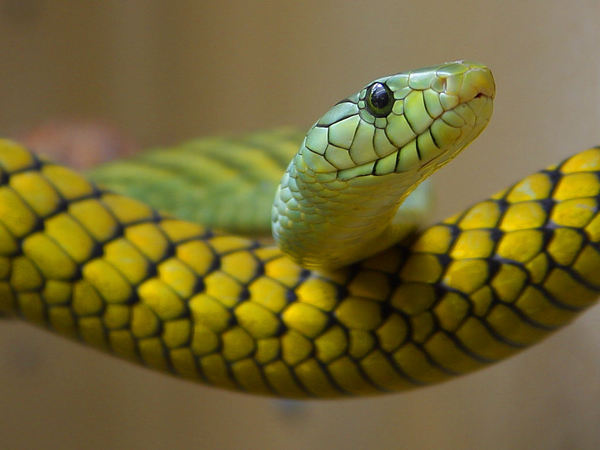
#> input picture images/snake.png, 600 x 450 px
$ python plot_clustering_concept_figures.py
#> lines starting #> are read from the running program, lines starting #| are printed output that depends on the picture
#!/usr/bin/env python3
# SPDX-License-Identifier: MIT
"""Generate the palette clustering concept figures.

Use Matplotlib 3.10, NumPy and Pillow.  Run without arguments to regenerate
the figures under docs/concepts/clustering/figures, or with --check to verify
that the committed files are current.  The algorithms are implemented here in
their textbook form to illustrate the ideas; they are not libsixel's
implementations, so the figures do not measure libsixel.
"""

from __future__ import annotations

import argparse
import io
import json
from pathlib import Path

import matplotlib

matplotlib.use('Agg')
import matplotlib.pyplot as plt  # noqa: E402
import numpy as np  # noqa: E402
from PIL import Image  # noqa: E402

ROOT = Path(__file__).resolve().parents[1]
OUT = ROOT / 'docs/concepts/clustering/figures'
INK = '#183247'
MUTED = '#4c6070'
GRID = '#d9e1e7'
ACCENT = '#c0392b'
RC = {'svg.fonttype': 'none', 'svg.hashsalt': 'libsixel-clustering-concepts',
      'font.family': 'sans-serif', 'font.sans-serif': ['DejaVu Sans', 'Arial'],
      'font.size': 12, 'axes.edgecolor': MUTED, 'axes.labelcolor': INK,
      'xtick.color': MUTED, 'ytick.color': MUTED, 'axes.titlesize': 12,
      'axes.titlecolor': INK}
SEED = 20261006
CLUSTER_COLORS = ['#4e79a7', '#f28e2b', '#59a14f', '#e15759', '#76b7b2',
                  '#edc948', '#b07aa1', '#9c755f']


def mpl_svg(fig):
    buffer = io.StringIO()
    fig.savefig(buffer, format='svg', metadata={'Date': None, 'Creator': None},
                bbox_inches='tight', pad_inches=0.15, facecolor='white')
    plt.close(fig)
    return buffer.getvalue()


def bare(ax):
    ax.set_xticks([])
    ax.set_yticks([])
    for spine in ax.spines.values():
        spine.set_color(GRID)


# --------------------------------------------------------------------------
# Color conversion (sRGB, D65) for the image figures


def srgb_to_linear(encoded):
    return np.where(encoded <= 0.04045, encoded / 12.92,
                    ((encoded + 0.055) / 1.055) ** 2.4)


def srgb_to_lab(rgb):
    linear = srgb_to_linear(rgb)
    matrix = np.array([[0.4124, 0.3576, 0.1805],
                       [0.2126, 0.7152, 0.0722],
                       [0.0193, 0.1192, 0.9505]])
    xyz = linear @ matrix.T / np.array([0.95047, 1.0, 1.08883])
    f = np.where(xyz > 0.008856, np.cbrt(xyz), 7.787 * xyz + 16 / 116)
    return np.stack([116 * f[..., 1] - 16, 500 * (f[..., 0] - f[..., 1]),
                     200 * (f[..., 1] - f[..., 2])], axis=-1)


def snake_pixels(width=240, height=180):
    image = Image.open(ROOT / 'images/snake.png').convert('RGB')
    image = image.resize((width, height), Image.Resampling.LANCZOS)
    return np.asarray(image, dtype=float) / 255.0


# --------------------------------------------------------------------------
# Textbook clustering algorithms


def assign(points, centers):
    distance = ((points[:, None, :] - centers[None, :, :]) ** 2).sum(axis=2)
    return distance.argmin(axis=1)


def median_cut(points, count):
    """Split the box with the longest side at the median of that side."""
    boxes = [points]
    history = [list(boxes)]
    while len(boxes) < count:
        extents = [(box.max(axis=0) - box.min(axis=0)).max() if len(box) > 1 else -1
                   for box in boxes]
        index = int(np.argmax(extents))
        box = boxes.pop(index)
        axis = int(np.argmax(box.max(axis=0) - box.min(axis=0)))
        order = np.argsort(box[:, axis], kind='stable')
        half = len(box) // 2
        boxes[index:index] = [box[order[:half]], box[order[half:]]]
        history.append(list(boxes))
    return boxes, history


def kmeans(points, centers, iterations):
    trail = [centers.copy()]
    for _ in range(iterations):
        labels = assign(points, centers)
        updated = centers.copy()
        for k in range(len(centers)):
            members = points[labels == k]
            if len(members):
                updated[k] = members.mean(axis=0)
        centers = updated
        trail.append(centers.copy())
    return centers, trail


def farthest_first(points, count):
    """Gonzalez's farthest-point traversal for the k-center objective."""
    centers = [points[0]]
    distance = ((points - points[0]) ** 2).sum(axis=1)
    for _ in range(count - 1):
        index = int(np.argmax(distance))
        centers.append(points[index])
        distance = np.minimum(distance, ((points - points[index]) ** 2).sum(axis=1))
    return np.array(centers)


def blobs(rng, specs):
    parts = [rng.normal(center, spread, size=(count, 2))
             for center, spread, count in specs]
    return np.concatenate(parts)


# --------------------------------------------------------------------------
# Figures


def color_cloud():
    rgb = snake_pixels().reshape(-1, 3)
    rng = np.random.default_rng(SEED)
    sample = rgb[rng.choice(len(rgb), 6000, replace=False)]
    lab = srgb_to_lab(sample)
    with plt.rc_context(RC):
        fig, axes = plt.subplots(1, 2, figsize=(7.2, 3.6), gridspec_kw={'wspace': 0.3})
        axes[0].scatter(lab[:, 1], lab[:, 2], c=sample, s=5, linewidths=0)
        axes[0].set_xlabel('a*  (green ← → red)')
        axes[0].set_ylabel('b*  (blue ← → yellow)')
        axes[0].set_title('Seen from above: hue and chroma')
        axes[1].scatter(lab[:, 2], lab[:, 0], c=sample, s=5, linewidths=0)
        axes[1].set_xlabel('b*  (blue ← → yellow)')
        axes[1].set_ylabel('L*  (dark ← → light)')
        axes[1].set_title('Seen from the side: lightness')
        for ax in axes:
            ax.grid(color=GRID, lw=0.8)
            ax.set_axisbelow(True)
        fig.suptitle('Every pixel of the photograph is a point in color space',
                     fontsize=13, fontweight='bold', color=INK, y=1.02)
        return mpl_svg(fig)


def voronoi():
    rng = np.random.default_rng(SEED)
    points = blobs(rng, [((-2.2, 1.6), 0.45, 220), ((1.8, 2.0), 0.6, 160),
                         ((0.2, -0.2), 0.35, 260), ((-1.6, -2.0), 0.5, 120),
                         ((2.4, -1.6), 0.4, 140)])
    centers, _ = kmeans(points, points[rng.choice(len(points), 5, replace=False)], 25)
    labels = assign(points, centers)
    grid_x, grid_y = np.meshgrid(np.linspace(-4, 4, 400), np.linspace(-4, 4, 400))
    region = assign(np.stack([grid_x.ravel(), grid_y.ravel()], axis=1),
                    centers).reshape(grid_x.shape)
    with plt.rc_context(RC):
        fig, ax = plt.subplots(figsize=(5.4, 4.6))
        light = [matplotlib.colors.to_rgba(c, 0.18) for c in CLUSTER_COLORS[:5]]
        ax.imshow(np.array(light)[region], extent=(-4, 4, -4, 4), origin='lower',
                  interpolation='nearest')
        ax.contour(grid_x, grid_y, region, levels=np.arange(0.5, 4.5), colors=MUTED,
                   linewidths=1.2)
        ax.scatter(points[:, 0], points[:, 1], s=6,
                   c=[CLUSTER_COLORS[k] for k in labels], linewidths=0)
        ax.scatter(centers[:, 0], centers[:, 1], s=150, c='white', edgecolors=INK,
                   linewidths=2.2, marker='o', zorder=3)
        ax.scatter(centers[:, 0], centers[:, 1], s=30, c=INK, zorder=4)
        ax.set_xlim(-4, 4)
        ax.set_ylim(-4, 4)
        bare(ax)
        ax.set_title('A palette divides color space into regions', fontsize=13,
                     fontweight='bold')
        ax.text(0.0, -0.06, 'Rings: palette colors. Shaded areas: all colors that map to '
                'each palette color (Voronoi regions).', transform=ax.transAxes,
                fontsize=10, color=MUTED, va='top', wrap=True)
        return mpl_svg(fig)


def draw_boxes(ax, boxes, colors=True):
    for index, box in enumerate(boxes):
        lo, hi = box.min(axis=0), box.max(axis=0)
        color = CLUSTER_COLORS[index % len(CLUSTER_COLORS)]
        ax.scatter(box[:, 0], box[:, 1], s=4, c=color if colors else MUTED, linewidths=0)
        ax.add_patch(matplotlib.patches.Rectangle(lo, *(hi - lo), fill=False,
                                                  edgecolor=INK, lw=1.4))
        mean = box.mean(axis=0)
        ax.scatter([mean[0]], [mean[1]], s=60, c='white', edgecolors=INK,
                   linewidths=1.8, zorder=3)


def median_cut_figure():
    rng = np.random.default_rng(SEED + 1)
    points = blobs(rng, [((-2.0, 1.4), 0.6, 300), ((1.6, 1.8), 0.5, 160),
                         ((0.4, -1.2), 0.8, 300), ((2.6, -2.2), 0.35, 80)])
    _, history = median_cut(points, 8)
    with plt.rc_context(RC):
        fig, axes = plt.subplots(1, 4, figsize=(7.4, 2.3), gridspec_kw={'wspace': 0.06})
        for ax, count in zip(axes, (1, 2, 4, 8)):
            draw_boxes(ax, history[count - 1])
            ax.set_xlim(-4.2, 4.2)
            ax.set_ylim(-4.2, 4.2)
            ax.set_aspect('equal')
            bare(ax)
            ax.set_title(f'{count} box{"es" if count > 1 else ""}')
        return mpl_svg(fig)


def kmeans_figure():
    rng = np.random.default_rng(SEED + 2)
    points = blobs(rng, [((-2.0, 1.8), 0.5, 200), ((2.0, 1.6), 0.5, 200),
                         ((0.0, -1.8), 0.6, 240), ((2.6, -2.4), 0.35, 80)])
    start = np.array([[-0.5, 0.5], [0.0, 0.2], [0.4, 0.6], [-0.2, -0.3]])
    _, trail = kmeans(points, start.copy(), 12)
    with plt.rc_context(RC):
        fig, axes = plt.subplots(1, 4, figsize=(7.4, 2.3), gridspec_kw={'wspace': 0.06})
        for ax, (step, title) in zip(axes, ((0, 'Start'), (1, 'After 1 step'),
                                            (3, 'After 3 steps'), (12, 'Converged'))):
            centers = trail[step]
            labels = assign(points, centers)
            ax.scatter(points[:, 0], points[:, 1], s=4,
                       c=[CLUSTER_COLORS[k] for k in labels], linewidths=0)
            path = np.array(trail[:step + 1])
            for k in range(len(centers)):
                ax.plot(path[:, k, 0], path[:, k, 1], color=INK, lw=1, alpha=0.6)
            ax.scatter(centers[:, 0], centers[:, 1], s=70, c='white', edgecolors=INK,
                       linewidths=2, zorder=3)
            ax.set_xlim(-4, 4)
            ax.set_ylim(-4, 4)
            ax.set_aspect('equal')
            bare(ax)
            ax.set_title(title)
        return mpl_svg(fig)


def mean_vs_max():
    rng = np.random.default_rng(SEED + 3)
    big = blobs(rng, [((-1.0, -0.4), 1.0, 900)])
    # Keep the common colors in a compact cloud so that the comparison is
    # about the small vivid group, not about stray outliers.
    big = big[np.hypot(big[:, 0] + 1.0, big[:, 1] + 0.4) < 2.6]
    # Splitting the large cloud lowers the summed squared error more than
    # covering these few points does, so k-means leaves them uncovered.
    small = blobs(rng, [((3.4, 2.8), 0.15, 8)])
    points = np.concatenate([big, small])
    start = points[rng.choice(len(big), 3, replace=False)]
    mean_centers, _ = kmeans(points, start, 30)
    max_centers = farthest_first(points, 3)
    with plt.rc_context(RC):
        fig, axes = plt.subplots(1, 2, figsize=(7.2, 3.3), gridspec_kw={'wspace': 0.08})
        for ax, centers, title in ((axes[0], mean_centers, 'Minimize average error (k-means)'),
                                   (axes[1], max_centers, 'Minimize worst error (k-center)')):
            ax.scatter(big[:, 0], big[:, 1], s=5, c='#8a9aa6', linewidths=0)
            ax.scatter(small[:, 0], small[:, 1], s=16, c=ACCENT, linewidths=0)
            ax.scatter(centers[:, 0], centers[:, 1], s=120, c='white', edgecolors=INK,
                       linewidths=2.2, zorder=3)
            worst = np.sqrt(((points[:, None] - centers[None]) ** 2).sum(axis=2).min(axis=1)).max()
            ax.set_title(f'{title}\nworst distance {worst:.1f}', fontsize=11.5)
            ax.set_xlim(-4.5, 4.5)
            ax.set_ylim(-3.5, 4)
            ax.set_aspect('equal')
            bare(ax)
        axes[0].annotate('a small but vivid\ngroup of colors', xy=(3.4, 2.8),
                         xytext=(0.4, 3.2), fontsize=10, color=ACCENT,
                         arrowprops={'arrowstyle': '->', 'color': ACCENT})
        return mpl_svg(fig)


def palette_results():
    rgb = snake_pixels()
#> in snake_pixels, image is the input picture: PIL image 600x450 RGB; mean R, G, B 116.3, 104.2, 50.8
    pixels = rgb.reshape(-1, 3)
    lab = srgb_to_lab(pixels)
    corners = np.array([[r, g, b] for r in (0.0, 1.0) for g in (0.0, 1.0) for b in (0.0, 1.0)])
    boxes, _ = median_cut(pixels, 8)
#> the loop in median_cut, `while len(boxes) < count:` made 7 passes
#> (extents, index, axis, half) on passes 1 to 7: ([0.969], 0, 2, 21600), ([0.961, 0.82], 0, 0, 10800), ([0.467, 0.584, 0.82], 2, 1, 10800), ([0.467, 0.584, 0.482, 0.753], 3, 2, 5400), ([0.467, 0.584, 0.482, 0.545, 0.588], 4, 2, 2700), ([0.467, 0.584, 0.482, 0.545, 0.412, 0.537], 1, 0, 5400), ([0.467, 0.29, 0.482, 0.482, 0.545, 0.412, 0.537], 4, 0, 2700)
#> after the loop in median_cut, `while len(boxes) < count:`: boxes = 8 items
    cut = np.array([box.mean(axis=0) for box in boxes])
    rng = np.random.default_rng(SEED)
    sample = pixels[rng.choice(len(pixels), 8000, replace=False)]
    means, _ = kmeans(sample, cut.copy(), 20)
    results = {}
    with plt.rc_context(RC):
        fig = plt.figure(figsize=(7.4, 2.6))
        grid = fig.add_gridspec(2, 3, height_ratios=[5, 0.55], hspace=0.04, wspace=0.05)
        for column, (name, palette) in enumerate((('Fixed RGB corners', corners),
                                                  ('Median cut', cut),
                                                  ('k-means', means))):
            labels = assign(pixels, palette)
            mapped = palette[labels]
            error = np.sqrt(((srgb_to_lab(mapped) - lab) ** 2).sum(axis=1)).mean()
            results[name] = round(float(error), 2)
            ax = fig.add_subplot(grid[0, column])
            ax.imshow(mapped.reshape(rgb.shape), interpolation='none')
            ax.set_title(f'{name}\nmean ΔE*ab {error:.1f}', fontsize=11.5)
            bare(ax)
            swatch = fig.add_subplot(grid[1, column])
            order = np.argsort(srgb_to_lab(palette)[:, 0])
            swatch.imshow(palette[order][None, :, :], interpolation='none', aspect='auto')
            bare(swatch)
        fig.suptitle('Eight colors chosen three ways (no dithering)', fontsize=13,
                     fontweight='bold', color=INK, y=1.04)
        return mpl_svg(fig), results


def main():
    parser = argparse.ArgumentParser(description=__doc__)
    parser.add_argument('--check', action='store_true')
    args = parser.parse_args()
    results_svg, errors = palette_results()
#> in palette_results, `cut = np.array([box.mean(axis=0) for box in boxes])`: cut = [[0.271, 0.229, 0.0559], [0.43, 0.372, 0.131], [0.665, 0.583, 0.0519], [0.455, 0.385, 0.266], [0.488, 0.511, 0.287], [0.568, 0.537, 0.334], [0.56, 0.52, 0.401], [0.59, 0.604, 0.516]]
#> after the loop in kmeans, `for _ in range(iterations):`: trail = 21 items
#> in palette_results, `means, _ = kmeans(sample, cut.copy(), 20)`: means = [[0.216, 0.178, 0.0316], [0.424, 0.369, 0.0349], [0.702, 0.614, 0.0466], [0.411, 0.348, 0.213], [0.486, 0.42, 0.29], [0.518, 0.56, 0.256], [0.564, 0.527, 0.417], [0.622, 0.754, 0.631]]
#> the loop in palette_results, `for column, (name, palette) in enumerate((('Fixed RGB corners', corner..` made 3 passes
#> (name, error, order) on passes 1 to 3: ('Fixed RGB corners', 55.86, [0, 1, 4, 5, 2, 3, 6, 7]), ('Median cut', 9.69, [0, 1, 3, 4, 6, 5, 2, 7]), ('k-means', 7.59, [0, 3, 1, 4, 6, 5, 2, 7])
#> after the loop in palette_results, `for column, (name, palette) in enumerate((('Fixed RGB corners', corner..`: results = {'Fixed RGB corners': 55.86, 'Median cut': 9.69, 'k-means': 7.59}
#> in mpl_svg, `fig.savefig(buffer, format='svg', metadata={'Date': None, 'Creator': N..`:
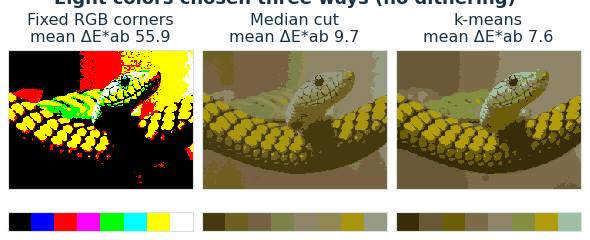
#> figure drawn by matplotlib, 6 panels
#> errors has the same summary as results in palette_results
    assets = {
        'color-cloud.svg': color_cloud(),
        'voronoi.svg': voronoi(),
        'median-cut.svg': median_cut_figure(),
        'kmeans.svg': kmeans_figure(),
        'mean-vs-max.svg': mean_vs_max(),
        'palette-results.svg': results_svg,
    }
#> in voronoi, `region = assign(np.stack([grid_x.ravel(), grid_y.ravel()], axis=1), ce..`:
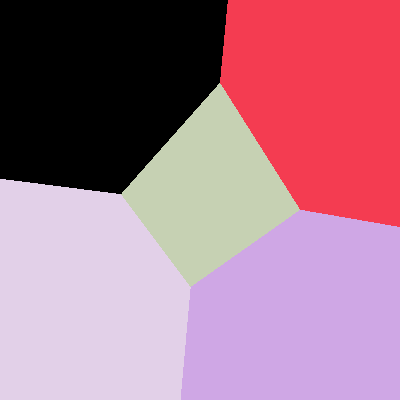
#> region: shape (400, 400) int64; 5 distinct labels, from 0 to 4; one colour per label, 0 black
#> in voronoi, `ax.contour(grid_x, grid_y, region, levels=np.arange(0.5, 4.5), colors=..`:
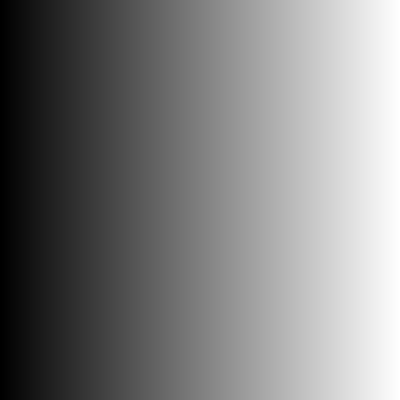
#> grid_x: shape (400, 400) float64; min -4, max 4, mean -1.58e-16; drawn with min black and max white
#> in mpl_svg (call 3), `fig.savefig(buffer, format='svg', metadata={'Date': None, 'Creator': N..`:
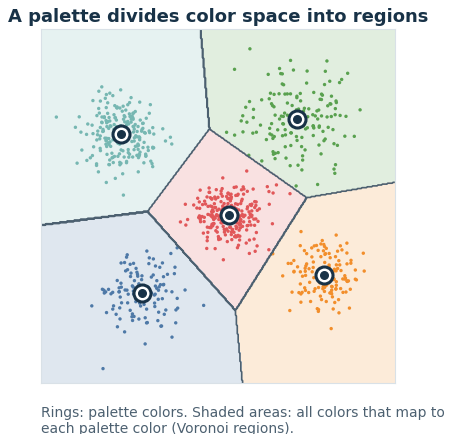
#> figure drawn by matplotlib, 1 panel
#> the loop in median_cut (call 2), `while len(boxes) < count:` made 7 passes
#> (extents, index, axis, half) on passes 1 to 7: ([7.39], 0, 0, 420), ([6.23, 6.01], 0, 1, 210), ([4.13, 3.02, 6.01], 2, 1, 210), ([4.13, 3.02, 3.07, 3.53], 0, 1, 105), ([2.78, 3.81, 3.02, 3.07, 3.53], 1, 0, 52), ([2.78, 1.85, 1.95, 3.02, 3.07, 3.53], 5, 0, 105), ([2.78, 1.85, 1.95, 3.02, 3.07, 3.47, 3.49], 6, 1, 52)
#> in median_cut_figure, `_, history = median_cut(points, 8)`: history = 8 items
#> in mpl_svg (call 4), `fig.savefig(buffer, format='svg', metadata={'Date': None, 'Creator': N..`:
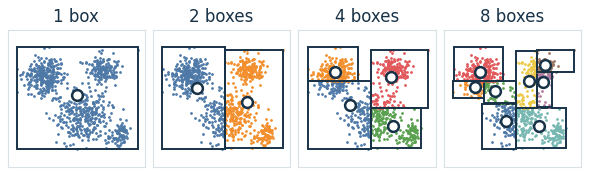
#> figure drawn by matplotlib, 4 panels
#> in mpl_svg (call 5), `fig.savefig(buffer, format='svg', metadata={'Date': None, 'Creator': N..`:
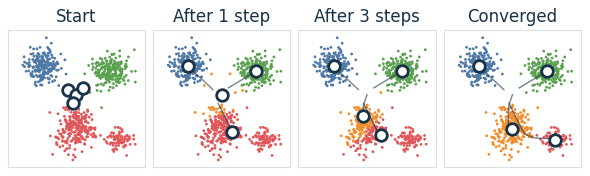
#> figure drawn by matplotlib, 4 panels
#> in mpl_svg (call 6), `fig.savefig(buffer, format='svg', metadata={'Date': None, 'Creator': N..`:
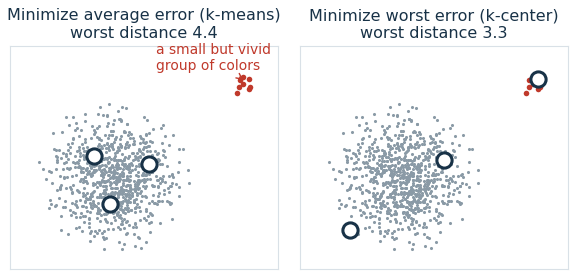
#> figure drawn by matplotlib, 2 panels
    assets['figures.json'] = json.dumps({
        'generator': 'tools/plot_clustering_concept_figures.py',
        'plot_dependency': 'matplotlib 3.10, numpy, Pillow',
        'seed': SEED,
        'algorithms': {
            'median_cut': 'split the box with the longest side at its median; box means',
            'kmeans': 'Lloyd iterations; palette results start from the median-cut colors',
            'k_center': 'Gonzalez farthest-first traversal',
        },
        'palette_results': {'image': 'images/snake.png at 240 x 180',
                            'space': 'encoded sRGB for clustering, CIELAB D65 for error',
                            'mean_delta_e_ab': errors},
    }, indent=2) + '\n'
    if not args.check:
        OUT.mkdir(parents=True, exist_ok=True)
    for name, content in assets.items():
        path = OUT / name
        if args.check:
            if not path.exists() or path.read_text() != content:
                raise SystemExit(f'Stale figure: {path}')
        else:
            path.write_text(content)
#> this loop made 7 passes
#> name on passes 1 to 7: 'color-cloud.svg', 'voronoi.svg', 'median-cut.svg', 'kmeans.svg', 'mean-vs-max.svg', 'palette-results.svg', 'figures.json'
    print(f'{"Verified" if args.check else "Generated"} {len(assets)} assets')
#| Generated 7 assets


if __name__ == '__main__':
    main()

$ run again, with images/map16-palette.png copied over images/snake.png
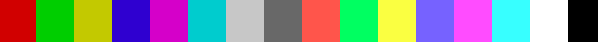
#> input picture images/map16-palette.png, 598 x 42 px
#> in snake_pixels, image is the input picture: PIL image 598x42 RGB; mean R, G, B 136.2, 139.4, 138.2
#> in snake_pixels, `image = image.resize((width, height), Image.Resampling.LANCZOS)`:
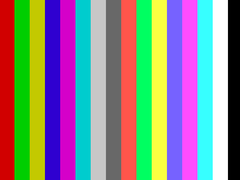
#> image: PIL image 240x180 RGB; mean R, G, B 136.3, 139.4, 138.2
#> the loop in median_cut, `while len(boxes) < count:` made 7 passes
#> (extents, index, axis, half) on passes 1 to 7: ([1], 0, 0, 21600), ([1, 1], 0, 1, 10800), ([1, 1, 1], 0, 2, 5400), ([0.792, 0.439, 1, 1], 2, 2, 5400), ([0.792, 0.439, 0.388, 0.443, 1], 4, 1, 10800), ([0.792, 0.439, 0.388, 0.443, 1, 1], 4, 2, 5400), ([0.792, 0.439, 0.388, 0.443, 0.788, 0.678, 1], 6, 2, 5400)
#> after the loop in median_cut, `while len(boxes) < count:`: boxes = 8 items
#> cut = [[0.239, 0.245, 0.243], [0.329, 0.207, 0.907], [0.0192, 0.905, 0.19], [0.121, 0.901, 0.904], [0.907, 0.166, 0.174], [0.903, 0.171, 0.901], [0.871, 0.89, 0.132], [0.887, 0.886, 0.886]]
#> after the loop in kmeans, `for _ in range(iterations):`: trail = 21 items
#> means = [[0.23, 0.234, 0.219], [0.323, 0.199, 0.901], [0.0171, 0.906, 0.193], [0.113, 0.892, 0.895], [0.91, 0.172, 0.153], [0.911, 0.148, 0.894], [0.857, 0.882, 0.137], [0.878, 0.88, 0.889]]
#> the loop in palette_results, `for column, (name, palette) in enumerate((('Fixed RGB corners', corner..` made 3 passes
#> (name, error) on passes 1 to 3: ('Fixed RGB corners', 21.6), ('Median cut', 13.15), ('k-means', 13.12)
#> after the loop in palette_results, `for column, (name, palette) in enumerate((('Fixed RGB corners', corner..`: results = {'Fixed RGB corners': 21.6, 'Median cut': 13.15, 'k-means': 13.12}
#> errors has the same summary as results in palette_results
#> in mpl_svg (call 2), `fig.savefig(buffer, format='svg', metadata={'Date': None, 'Creator': N..`:
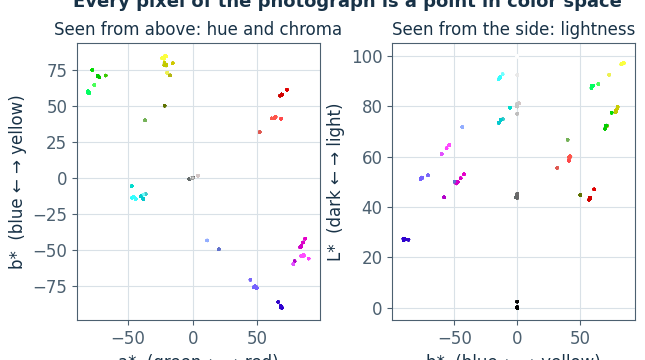
#> figure drawn by matplotlib, 2 panels
#> region: shape (400, 400) int64; 5 distinct labels, from 0 to 4
#> the loop in median_cut (call 2), `while len(boxes) < count:` made 7 passes
#> (extents, index, axis, half) on passes 1 to 7: ([7.39], 0, 0, 420), ([6.23, 6.01], 0, 1, 210), ([4.13, 3.02, 6.01], 2, 1, 210), ([4.13, 3.02, 3.07, 3.53], 0, 1, 105), ([2.78, 3.81, 3.02, 3.07, 3.53], 1, 0, 52), ([2.78, 1.85, 1.95, 3.02, 3.07, 3.53], 5, 0, 105), ([2.78, 1.85, 1.95, 3.02, 3.07, 3.47, 3.49], 6, 1, 52)
#> in median_cut_figure, `_, history = median_cut(points, 8)`: history = 8 items
#> the loop in main, `for name, content in assets.items():` made 7 passes
#> name on passes 1 to 7: 'color-cloud.svg', 'voronoi.svg', 'median-cut.svg', 'kmeans.svg', 'mean-vs-max.svg', 'palette-results.svg', 'figures.json'
#| Generated 7 assets
